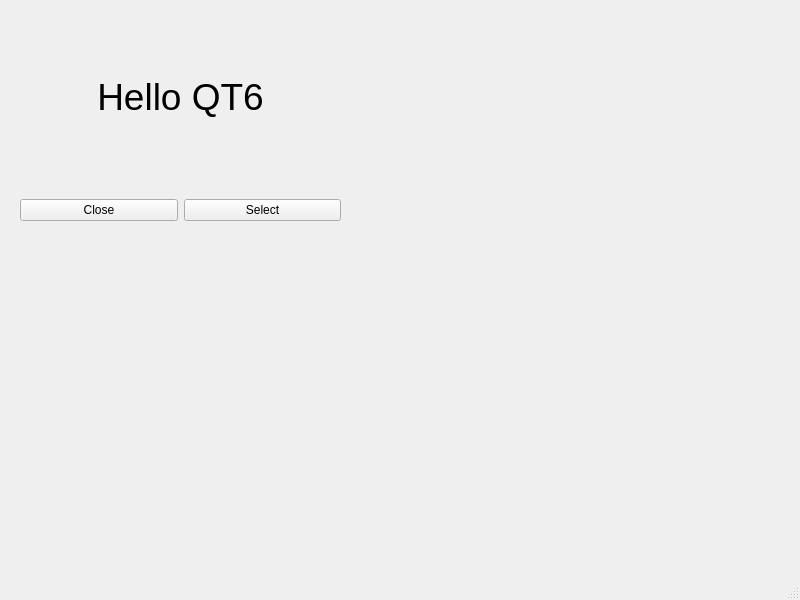
<?xml version="1.0" encoding="UTF-8"?>
<ui version="4.0">
 <class>MainWindow</class>
 <widget class="QMainWindow" name="MainWindow">
  <property name="geometry">
   <rect>
    <x>0</x>
    <y>0</y>
    <width>800</width>
    <height>600</height>
   </rect>
  </property>
  <property name="windowTitle">
   <string>MainWindow</string>
  </property>
  <widget class="QWidget" name="centralwidget">
   <widget class="QWidget" name="">
    <property name="geometry">
     <rect>
      <x>20</x>
      <y>0</y>
      <width>321</width>
      <height>221</height>
     </rect>
    </property>
    <layout class="QVBoxLayout" name="verticalLayout">
     <item>
      <widget class="QLabel" name="labDemo">
       <property name="font">
        <font>
         <pointsize>28</pointsize>
        </font>
       </property>
       <property name="text">
        <string>Hello QT6</string>
       </property>
       <property name="alignment">
        <set>Qt::AlignmentFlag::AlignCenter</set>
       </property>
       <property name="wordWrap">
        <bool>false</bool>
       </property>
      </widget>
     </item>
     <item>
      <layout class="QHBoxLayout" name="horizontalLayout">
       <item>
        <widget class="QPushButton" name="btnClose">
         <property name="text">
          <string>Close</string>
         </property>
        </widget>
       </item>
       <item>
        <widget class="QPushButton" name="btnSelect">
         <property name="text">
          <string>Select</string>
         </property>
        </widget>
       </item>
      </layout>
     </item>
    </layout>
   </widget>
  </widget>
  <widget class="QMenuBar" name="menubar">
   <property name="geometry">
    <rect>
     <x>0</x>
     <y>0</y>
     <width>800</width>
     <height>28</height>
    </rect>
   </property>
  </widget>
  <widget class="QStatusBar" name="statusbar"/>
 </widget>
 <resources/>
 <connections/>
</ui>
